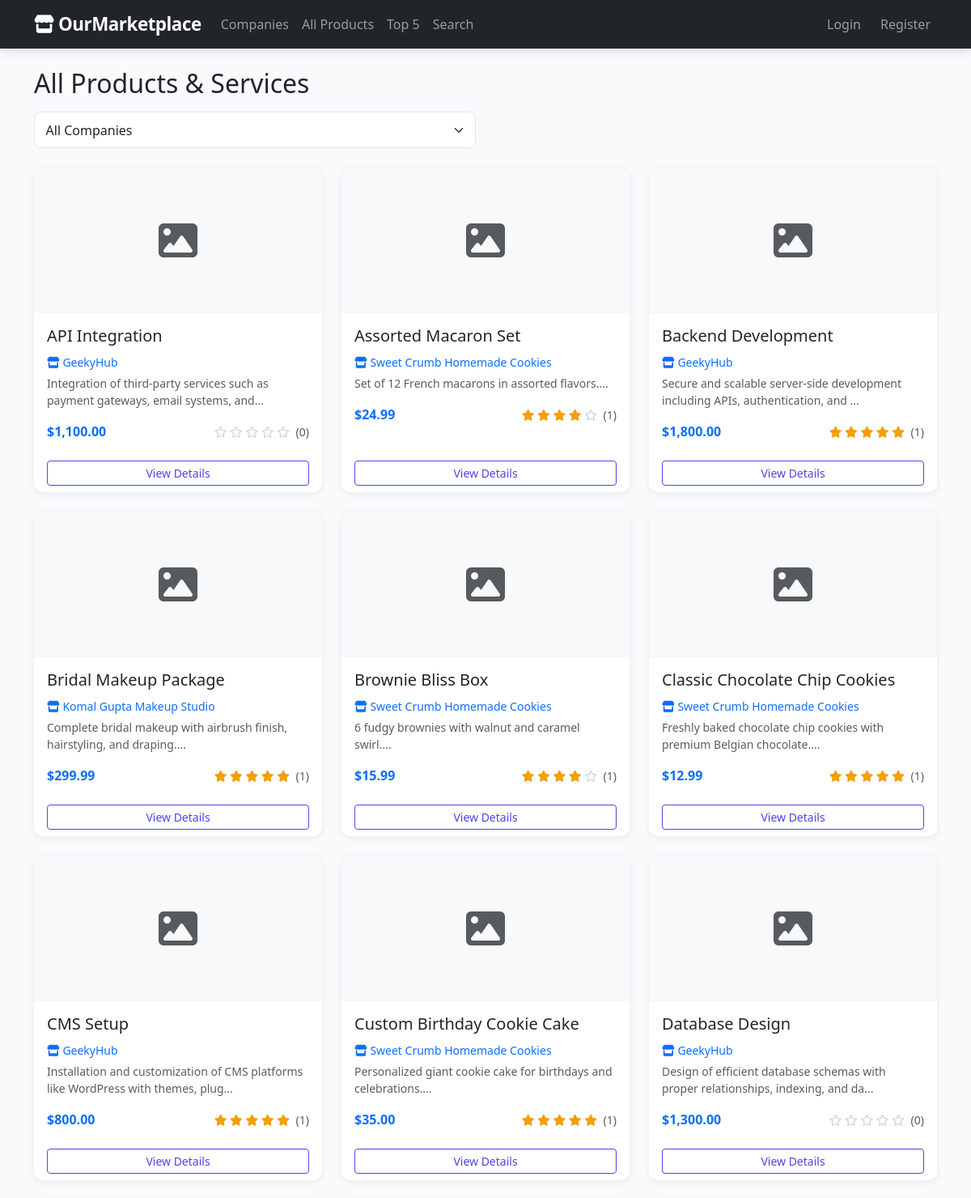
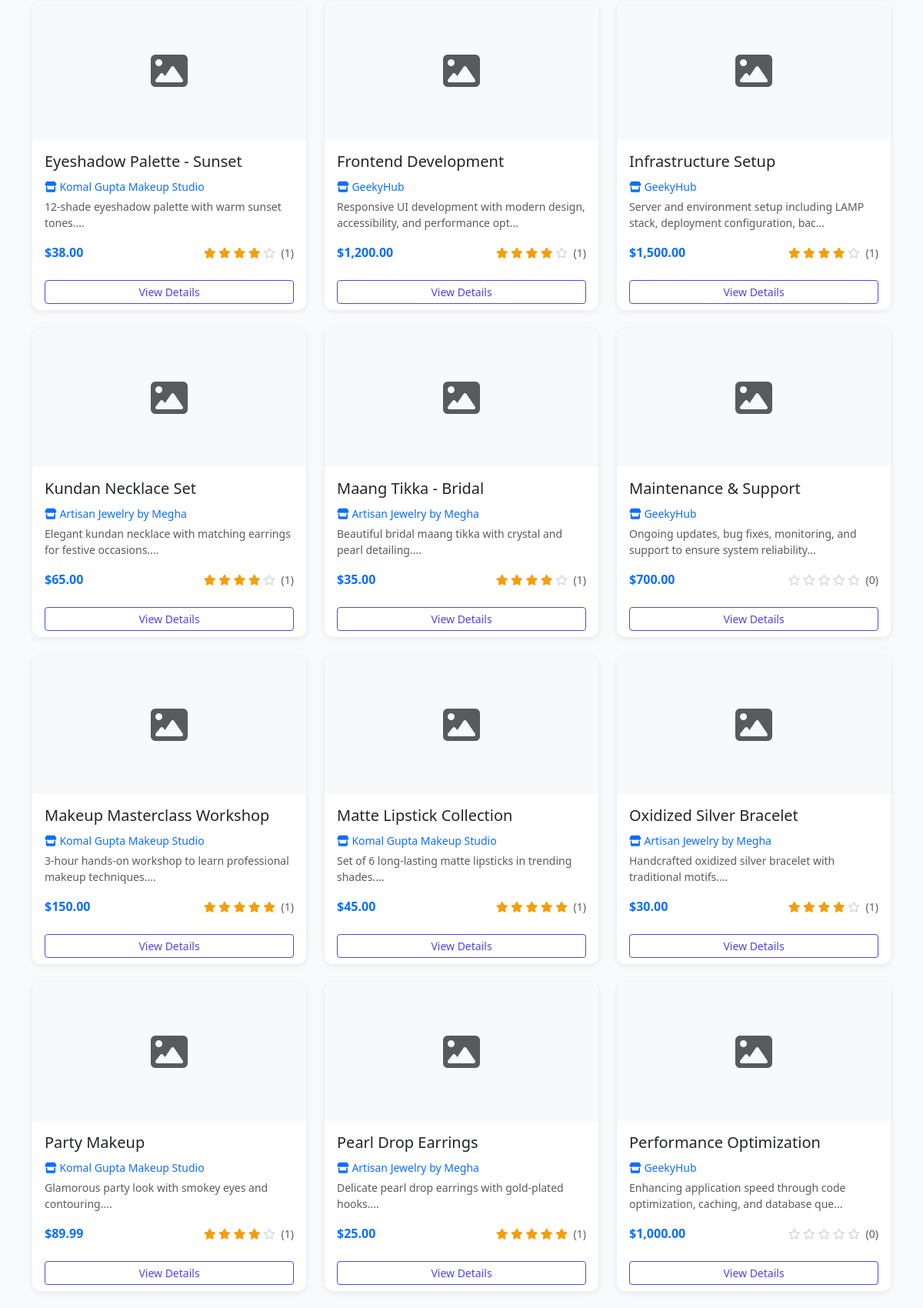
Screenshot of /products/index.php (upper part) with the database file from the repository (2 pictures, top to bottom).
### tables this page shows
CREATE TABLE products (
    id INT AUTO_INCREMENT PRIMARY KEY,
    company_id INT NOT NULL,
    name VARCHAR(150) NOT NULL,
    description TEXT,
    price DECIMAL(10,2),
    image_url VARCHAR(255),
    category VARCHAR(50),
    created_at TIMESTAMP DEFAULT CURRENT_TIMESTAMP,
    FOREIGN KEY (company_id) REFERENCES companies(id) ON DELETE CASCADE
);

CREATE TABLE companies (
    id INT AUTO_INCREMENT PRIMARY KEY,
    name VARCHAR(100) NOT NULL,
    slug VARCHAR(50) UNIQUE NOT NULL,
    description TEXT,
    owner_name VARCHAR(100),
    website_url VARCHAR(255),
    logo_url VARCHAR(255),
    category VARCHAR(50),
    created_at TIMESTAMP DEFAULT CURRENT_TIMESTAMP
);

### config/database.php (called while the page is built, shortened)
<?php
function baseUrl($path = '') {
    return BASE_URL . $path;
}

### includes/session.php (called while the page is built, shortened)
<?php
function isLoggedIn() {
    return isset($_SESSION['user_id']);
}

### products/index.php (the view, shortened to what this page needs)
<?php
require_once __DIR__ . '/../includes/header.php';
$conn = getDBConnection();
$sql = "
    SELECT p.*, c.name AS company_name, c.slug AS company_slug,
           COALESCE(AVG(r.rating), 0) AS avg_rating,
           COUNT(r.id) AS review_count
    FROM products p
    JOIN companies c ON c.id = p.company_id
    LEFT JOIN reviews r ON r.product_id = p.id
";
$sql .= " GROUP BY p.id ORDER BY p.name";
$products = $conn->query($sql);
?>
<h2 class="mb-3">All Products & Services</h2>
<div class="row mb-4">
    <div class="col-md-6">
        <form method="GET" class="d-flex gap-2">
            <select name="company" class="form-select" onchange="this.form.submit()">
                <option value="0">All Companies</option>
            </select>
        </form>
    </div>
</div>
<div class="row g-4">
    <?php if ($products && $products->num_rows > 0): ?>
        <?php while ($product = $products->fetch_assoc()): ?>
        <div class="col-md-6 col-lg-4">
            <div class="card h-100">
                <div class="card-img-top d-flex align-items-center justify-content-center bg-light" style="height:180px;">
                    <i class="fas fa-image fa-3x text-muted"></i>
                </div>
                <div class="card-body">
                    <h5 class="card-title"><?php echo htmlspecialchars($product['name']); ?></h5>
                    <p class="mb-1">
                        <a href="<?php echo baseUrl('/companies/view.php?id=' . $product['company_id']); ?>" class="text-decoration-none small">
                            <i class="fas fa-store"></i> <?php echo htmlspecialchars($product['company_name']); ?>
                        </a>
                    </p>
                    <p class="card-text text-muted small">
                        <?php echo htmlspecialchars(substr($product['description'], 0, 80)); ?>...
                    </p>
                    <div class="d-flex justify-content-between align-items-center">
                        <span class="fw-bold text-primary">$<?php echo number_format($product['price'], 2); ?></span>
                        <div class="stars small">
                            <?php
                            $avg = round($product['avg_rating'], 1);
                            for ($i = 1; $i <= 5; $i++):
                                if ($i <= $avg):
                            ?>
                                <i class="fas fa-star"></i>
                            <?php elseif ($i - 0.5 <= $avg): ?>
                                <i class="fas fa-star-half-alt"></i>
                            <?php else: ?>
                                <i class="far fa-star empty"></i>
                            <?php endif; endfor; ?>
                            <span class="text-muted ms-1">(<?php echo $product['review_count']; ?>)</span>
                        </div>
                    </div>
                </div>
                <div class="card-footer bg-white border-0">
                    <a href="<?php echo baseUrl('/products/view.php?id=' . $product['id']); ?>" class="btn btn-outline-primary btn-sm w-100">
                        View Details
                    </a>
                </div>
            </div>
        </div>
        <?php endwhile; ?>
    <?php else: ?>
        <div class="col-12">
            <div class="alert alert-info">No products found.</div>
        </div>
    <?php endif; ?>
</div>
<?php
require_once __DIR__ . '/../includes/footer.php';
?>

### includes/header.php (shortened to what this page needs)
<?php
require_once __DIR__ . '/../config/database.php';
require_once __DIR__ . '/session.php';
?>
<!DOCTYPE html>
<html lang="en">
<head>
    <link href="https://cdn.jsdelivr.net/npm/bootstrap@5.3.0/dist/css/bootstrap.min.css" rel="stylesheet">
    <link href="https://cdnjs.cloudflare.com/ajax/libs/font-awesome/6.4.0/css/all.min.css" rel="stylesheet">
    <link href="<?php echo baseUrl('/assets/css/style.css'); ?>" rel="stylesheet">
</head>
<body>
<nav class="navbar navbar-expand-lg navbar-dark bg-dark">
    <div class="container">
        <a class="navbar-brand fw-bold" href="<?php echo baseUrl('/index.php'); ?>">
            <i class="fas fa-store"></i> OurMarketplace
        </a>
        <div class="collapse navbar-collapse" id="navbarNav">
            <ul class="navbar-nav me-auto">
                <li class="nav-item">
                    <a class="nav-link" href="<?php echo baseUrl('/companies/index.php'); ?>">Companies</a>
                </li>
                <li class="nav-item">
                    <a class="nav-link" href="<?php echo baseUrl('/products/index.php'); ?>">All Products</a>
                </li>
                <li class="nav-item">
                    <a class="nav-link" href="<?php echo baseUrl('/rankings/marketplace_top5.php'); ?>">Top 5</a>
                </li>
                <li class="nav-item">
                    <a class="nav-link" href="<?php echo baseUrl('/products/search.php'); ?>">Search</a>
                </li>
            </ul>
            <ul class="navbar-nav">
                <?php if (isLoggedIn()): ?>
                    <li class="nav-item">
                        <a class="nav-link" href="<?php echo baseUrl('/tracking/history.php'); ?>">
                            <i class="fas fa-history"></i> My Visits
                        </a>
                    </li>
                    <li class="nav-item">
                        <a class="nav-link" href="<?php echo baseUrl('/wishlist/index.php'); ?>">
                            <i class="fas fa-heart"></i> Wishlist
                        </a>
                    </li>
                    <li class="nav-item dropdown">
                        <a class="nav-link dropdown-toggle" href="#" role="button" data-bs-toggle="dropdown">
                            <i class="fas fa-user"></i> <?php echo htmlspecialchars(getCurrentFullName()); ?>
                        </a>
                        <ul class="dropdown-menu dropdown-menu-end">
                            <li><a class="dropdown-item" href="<?php echo baseUrl('/dashboard.php'); ?>">Dashboard</a></li>
                            <li><a class="dropdown-item" href="<?php echo baseUrl('/wishlist/index.php'); ?>">My Wishlist</a></li>
                            <li><hr class="dropdown-divider"></li>
                            <li><a class="dropdown-item" href="<?php echo baseUrl('/auth/logout.php'); ?>">Logout</a></li>
                        </ul>
                    </li>
                <?php else: ?>
                    <li class="nav-item">
                        <a class="nav-link" href="<?php echo baseUrl('/auth/login.php'); ?>">Login</a>
                    </li>
                    <li class="nav-item">
                        <a class="nav-link btn btn-outline-light btn-sm ms-2" href="<?php echo baseUrl('/auth/register.php'); ?>">Register</a>
                    </li>
                <?php endif; ?>
            </ul>
        </div>
    </div>
</nav>
<main class="container py-4">

### includes/footer.php (shortened to what this page needs)
</main>
</body>
</html>

### assets/css/style.css (style rules this page uses)
:root { --primary: #4f46e5; --primary-light: #6366f1; --primary-dark: #3730a3; --secondary: #f59e0b; --dark: #1e293b; --light-bg: #f8fafc; --card-shadow: 0 2px 8px rgba(0,0,0,0.08); --card-hover-shadow: 0 8px 24px rgba(0,0,0,0.12); }
body { font-family: 'Segoe UI', Tahoma, Geneva, Verdana, sans-serif; background-color: var(--light-bg); min-height: 100vh; display: flex; flex-direction: column; }
main { flex: 1; }
.navbar { box-shadow: 0 2px 12px rgba(0,0,0,0.15); }
.navbar-brand { font-size: 1.4rem; letter-spacing: -0.5px; }
.navbar .nav-link { padding: 0.5rem 0.85rem; border-radius: 0.375rem; transition: background 0.2s; }
.card { border: none; box-shadow: var(--card-shadow); transition: transform 0.2s ease, box-shadow 0.2s ease; border-radius: 0.75rem; overflow: hidden; }
.card-img-top { border-radius: 0.75rem 0.75rem 0 0; height: 200px; object-fit: cover; background-color: #e2e8f0; }
.card-footer { border-top: 1px solid #f1f5f9; }
.stars { color: var(--secondary); }
.stars .empty { color: #d1d5db; }
.btn-outline-primary { color: var(--primary); border-color: var(--primary); }
.form-control, .form-select { border-radius: 0.5rem; border-color: #e2e8f0; padding: 0.6rem 0.85rem; }

### rows the page displays
products: name "API Integration", company.name "GeekyHub", description "Integration of third-party services such as payment gateways, email systems, and", price "1,100.00", review_count "0"
products: name "Assorted Macaron Set", company.name "Sweet Crumb Homemade Cookies", description "Set of 12 French macarons in assorted flavors.", price "24.99", review_count "1"
products: name "Backend Development", company.name "GeekyHub", description "Secure and scalable server-side development including APIs, authentication, and", price "1,800.00", review_count "1"
products: name "Bridal Makeup Package", company.name "Komal Gupta Makeup Studio", description "Complete bridal makeup with airbrush finish, hairstyling, and draping.", price "299.99", review_count "1"
products: name "Brownie Bliss Box", company.name "Sweet Crumb Homemade Cookies", description "6 fudgy brownies with walnut and caramel swirl.", price "15.99", review_count "1"
products: name "Classic Chocolate Chip Cookies", company.name "Sweet Crumb Homemade Cookies", description "Freshly baked chocolate chip cookies with premium Belgian chocolate.", price "12.99", review_count "1"
products: name "CMS Setup", company.name "GeekyHub", description "Installation and customization of CMS platforms like WordPress with themes, plug", price "800.00", review_count "1"
products: name "Custom Birthday Cookie Cake", company.name "Sweet Crumb Homemade Cookies", description "Personalized giant cookie cake for birthdays and celebrations.", price "35.00", review_count "1"
products: name "Database Design", company.name "GeekyHub", description "Design of efficient database schemas with proper relationships, indexing, and da", price "1,300.00", review_count "0"
products: name "Eyeshadow Palette - Sunset", company.name "Komal Gupta Makeup Studio", description "12-shade eyeshadow palette with warm sunset tones.", price "38.00", review_count "1"
products: name "Frontend Development", company.name "GeekyHub", description "Responsive UI development with modern design, accessibility, and performance opt", price "1,200.00", review_count "1"
products: name "Infrastructure Setup", company.name "GeekyHub", description "Server and environment setup including LAMP stack, deployment configuration, bac", price "1,500.00", review_count "1"
products: name "Kundan Necklace Set", company.name "Artisan Jewelry by Megha", description "Elegant kundan necklace with matching earrings for festive occasions.", price "65.00", review_count "1"
products: name "Maang Tikka - Bridal", company.name "Artisan Jewelry by Megha", description "Beautiful bridal maang tikka with crystal and pearl detailing.", price "35.00", review_count "1"
products: name "Maintenance & Support", company.name "GeekyHub", description "Ongoing updates, bug fixes, monitoring, and support to ensure system reliability", price "700.00", review_count "0"
products: name "Makeup Masterclass Workshop", company.name "Komal Gupta Makeup Studio", description "3-hour hands-on workshop to learn professional makeup techniques.", price "150.00", review_count "1"
products: name "Matte Lipstick Collection", company.name "Komal Gupta Makeup Studio", description "Set of 6 long-lasting matte lipsticks in trending shades.", price "45.00", review_count "1"
products: name "Oxidized Silver Bracelet", company.name "Artisan Jewelry by Megha", description "Handcrafted oxidized silver bracelet with traditional motifs.", price "30.00", review_count "1"
products: name "Party Makeup", company.name "Komal Gupta Makeup Studio", description "Glamorous party look with smokey eyes and contouring.", price "89.99", review_count "1"
products: name "Pearl Drop Earrings", company.name "Artisan Jewelry by Megha", description "Delicate pearl drop earrings with gold-plated hooks.", price "25.00", review_count "1"
products: name "Performance Optimization", company.name "GeekyHub", description "Enhancing application speed through code optimization, caching, and database que", price "1,000.00", review_count "0"
